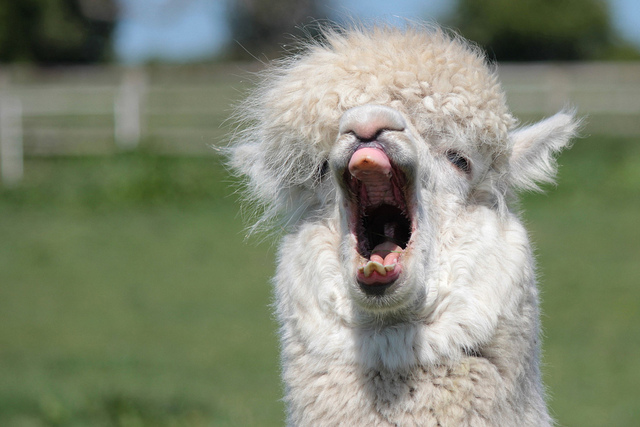
%> input picture alpaca.bmp, 640 x 427 px; the run also reads 4 pictures not shown here
$ octave try_histogram.m   (GNU Octave 9; MATLAB toolbox functions it lacks are replaced by stand-ins)
%> lines starting %> are read from the running program, lines starting %| are printed output that depends on the picture
A = imread('alpaca.bmp');
%> A is the input picture: size 427x640x3 uint8; mean R, G, B 127.5, 134.3, 114.4
subplot(3,2,1);
a = histogram(A);
title('BMP file');

B = imread('alpaca.gif');
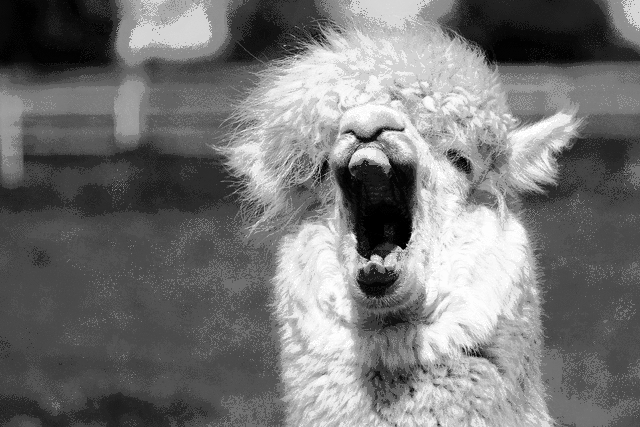
%> B: size 427x640 uint8; min 0, max 255, mean 117.6
subplot(3,2,2);
b = histogram(B);
title('GIF file');

C = imread('alpaca.jpg');
subplot(3,2,3);
c = histogram(C);
title('JPG file');

D = imread('alpaca.png');
subplot(3,2,4);
d = histogram(D);
title('PNG file');

E = imread('alpaca.tif');
subplot(3,2,5)
e = histogram(E);
title('TIF file');
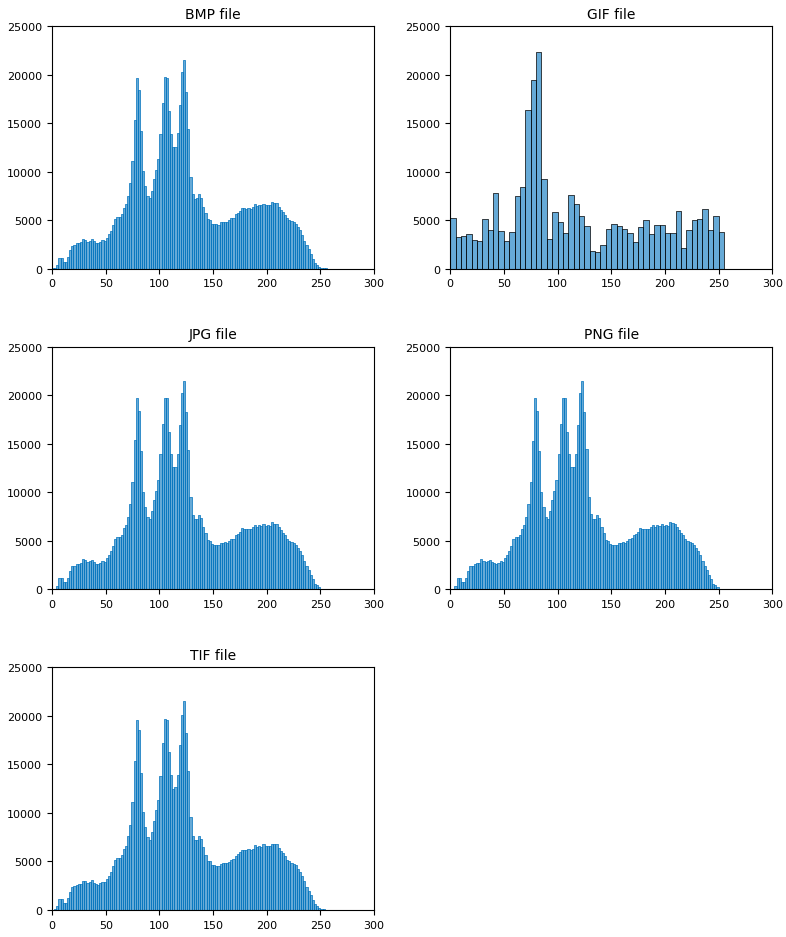
%> figure redrawn from the program's plot data, 5 panels; panel 1: tallest bar 21454 high, from x = 122 to 124; panel 2: tallest bar 22274 high, from x = 80 to 85; panel 3: tallest bar 21440 high, from x = 122 to 124; panel 4: tallest bar 21454 high, from x = 122 to 124

%> (the run ends here)
